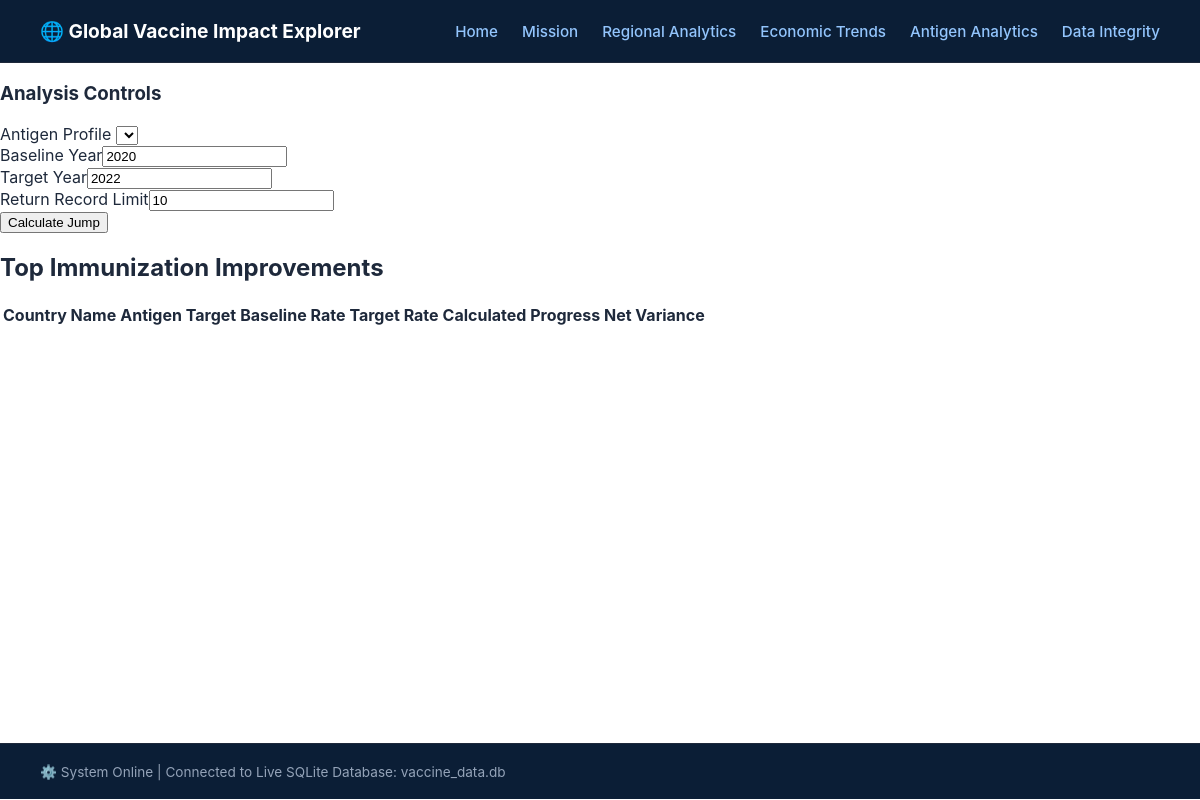
The page /improvement on the database as committed earlier.
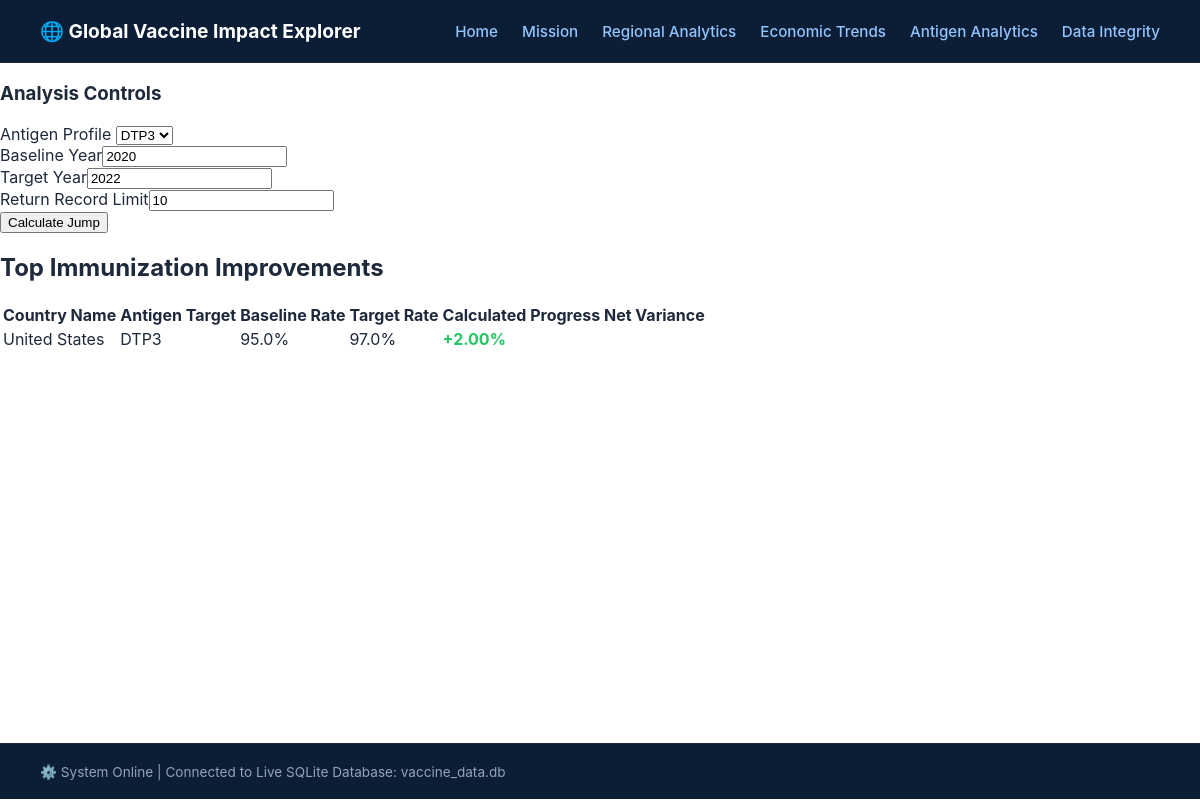
The same page on the database as committed later.
### tables this page shows
CREATE TABLE VaccinationData (
            CountryID INTEGER NOT NULL,
            Year INTEGER NOT NULL,
            Antigen TEXT NOT NULL,
            DosesAdministered INTEGER NOT NULL,
            CoveragePercentage REAL NOT NULL,
            PRIMARY KEY (CountryID, Year, Antigen),
            FOREIGN KEY (CountryID) REFERENCES Countries(CountryID)
        );

CREATE TABLE Countries (
            CountryID INTEGER PRIMARY KEY,
            CountryName TEXT NOT NULL,
            RegionName TEXT,
            EconomicStatus TEXT
        );

### app.py (the view)
@app.route('/improvement', methods=['GET', 'POST'])
def improvement():
    antigens = query_db("SELECT DISTINCT Antigen FROM VaccinationData;")
    sel_antigen = request.form.get('antigen', 'DTP3')
    sel_start = request.form.get('start_year', '2020')
    sel_end = request.form.get('end_year', '2022')
    limit_n = request.form.get('limit', '10')
    query = """
        SELECT v1.CountryID, c.CountryName, v1.Antigen,
               v1.CoveragePercentage as StartCoverage,
               v2.CoveragePercentage as EndCoverage,
               (v2.CoveragePercentage - v1.CoveragePercentage) as ProgressJump
        FROM VaccinationData v1
        JOIN VaccinationData v2 ON v1.CountryID = v2.CountryID AND v1.Antigen = v2.Antigen
        JOIN Countries c ON v1.CountryID = c.CountryID
        WHERE v1.Antigen = ? AND v1.Year = ? AND v2.Year = ?
        ORDER BY ProgressJump DESC
        LIMIT ?;
    """
    records = query_db(query, [sel_antigen, int(sel_start), int(sel_end), int(limit_n)])
    return render_template('improvement.html', antigens=antigens, records=records,
                           sel_antigen=sel_antigen, sel_start=sel_start, sel_end=sel_end, limit=limit_n)

### app.py (called while the page is built)
def query_db(query, args=(), one=False):
    conn = sqlite3.connect(DB_FILE)
    conn.row_factory = sqlite3.Row
    cur = conn.cursor()
    cur.execute(query, args)
    rv = cur.fetchall()
    conn.close()
    return (rv[0] if rv else None) if one else rv

### templates/improvement.html
{% extends "base.html" %}
{% block content %}
<div class="sidebar">
    <h3>Analysis Controls</h3>
    <form method="POST" action="/improvement">
        <div class="form-group">
            <label>Antigen Profile</label>
            <select name="antigen">
                {% for a in antigens %}
                <option value="{{ a.Antigen }}" {% if sel_antigen == a.Antigen %}selected{% endif %}>{{ a.Antigen }}</option>
                {% endfor %}
            </select>
        </div>
        <div class="form-group"><label>Baseline Year</label><input type="number" name="start_year" value="{{ sel_start }}"></div>
        <div class="form-group"><label>Target Year</label><input type="number" name="end_year" value="{{ sel_end }}"></div>
        <div class="form-group"><label>Return Record Limit</label><input type="number" name="limit" value="{{ limit }}"></div>
        <button type="submit">Calculate Jump</button>
    </form>
</div>
<div class="workspace">
    <h2>Top Immunization Improvements</h2>
    <table>
        <thead>
            <tr><th>Country Name</th><th>Antigen Target</th><th>Baseline Rate</th><th>Target Rate</th><th>Calculated Progress Net Variance</th></tr>
        </thead>
        <tbody>
            {% for row in records %}
            <tr>
                <td>{{ row.CountryName }}</td>
                <td>{{ row.Antigen }}</td>
                <td>{{ row.StartCoverage }}%</td>
                <td>{{ row.EndCoverage }}%</td>
                <td><strong style="color: #22c55e;">+{{ "%.2f"|format(row.ProgressJump) }}%</strong></td>
            </tr>
            {% endfor %}
        </tbody>
    </table>
</div>
{% endblock %}

### templates/base.html (shortened to what this page needs)
<!DOCTYPE html>
<html lang="en">
<head>
    <link rel="stylesheet" href="{{ url_for('static', filename='style.css') }}">
</head>
<body>
    <header>
        <div class="logo">🌐 Global Vaccine Impact Explorer</div>
        <nav>
            <a href="/">Home</a>
            <a href="/mission">Mission</a>
            <a href="/regional">Regional Analytics</a>
            <a href="/economic">Economic Trends</a>
            <a href="/improvement">Antigen Analytics</a>
            <a href="/integrity">Data Integrity</a>
        </nav>
    </header>
    <div class="main-container">
        {% block content %}
        {% endblock %}
    </div>
    <div class="status-footer">
        ⚙️ System Online | Connected to Live SQLite Database: vaccine_data.db
    </div>
</body>
</html>

### static/style.css (style rules this page uses)
body { font-family: 'Inter', Arial, sans-serif; background-color: #ffffff; color: #1e293b; margin: 0; padding: 0; }
header { background-color: #0b1e36; padding: 1.2rem 2.5rem; border-bottom: 1px solid #1e293b; display: flex; justify-content: space-between; align-items: center; flex-wrap: nowrap; }
.logo { font-size: 1.2rem; font-weight: 700; color: #ffffff; white-space: nowrap; margin-right: 2rem; }
nav { display: flex; gap: 1.5rem; align-items: center; flex-wrap: nowrap; }
nav a { color: #93c5fd; text-decoration: none; font-size: 0.95rem; font-weight: 500; white-space: nowrap; transition: color 0.2s ease; }
.main-container { display: flex; flex-direction: column; min-height: calc(100vh - 120px); }
.status-footer { background-color: #0b1e36; border-top: 1px solid #1e293b; color: #94a3b8; text-align: left; padding: 1.2rem 2.5rem; font-size: 0.85rem; }

Rows that differ between the two databases and show on the page:
added VaccinationData: CountryName "United States", Antigen "DTP3", StartCoverage "95.0", EndCoverage "97.0", ProgressJump "2.00"
Other text that changed with them:
form field antigen: (not shown) → "DTP3"
